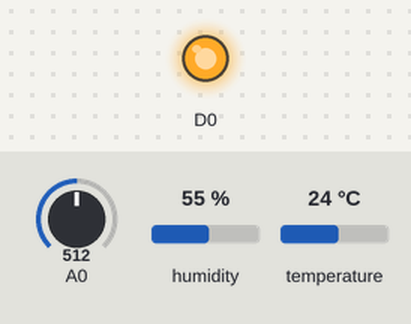
This sketch was run on a simulated ESP8266 (NodeMCU). Parts: output pins drawn as LEDs (lit = HIGH). The test bench sets the inputs (shaded band); at power-on: A0 = 512, humidity 55 %, temperature 24 °C. WiFi joins after 1.5 s; servers stay silent unless stated; uploads are accepted with an empty reply; what the sketch prints to the serial monitor is not drawn.

Above: at 0.1 s.
At 1.6 s:
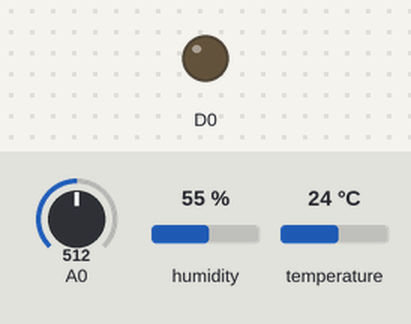
Timing chart, 0 to 3.1 s (numbered marks = the images above):
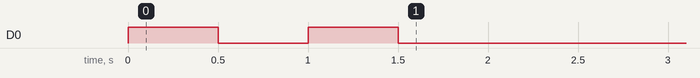

The sketch:

harware_code.ino
```cpp
// Include the DHT11 library for interfacing with the sensor.
#include <DHT11.h>
#include <SoftwareSerial.h>
#include <Arduino.h>
#include <ESP8266WiFi.h>
#include <ESP8266HTTPClient.h>
#include <WiFiClientSecureBearSSL.h>
#include <Arduino_JSON.h>
#include <Wire.h>

// Replace with your network credentials
const char* ssid = "WIFISSID";
const char* password = "WIFIPASS";
String authtoken;

// Define the RX and TX pins for Software Serial 2
#define NPK_RX 12
#define NPK_TX 14

const byte temp[] = {0X01,0X03, 0X00,0X12,0X00,0X02,0x64,0x0E};
const byte soil_ph[] = {0x01,0x03, 0x00, 0x06, 0x00, 0x01, 0x64, 0x0B};
const byte ec[] = {0x01,0x03, 0x00, 0x15, 0x00, 0x01, 0x95, 0xCE};
const byte nitro[] = { 0x01, 0x03, 0x00, 0x1E, 0x00, 0x01, 0xE4, 0x0C };
const byte phos[] = { 0x01, 0x03, 0x00, 0x1f, 0x00, 0x01, 0xb5, 0xcc };
const byte pota[] = { 0x01, 0x03, 0x00, 0x20, 0x00, 0x01, 0x85, 0xc0 };

SoftwareSerial mod(NPK_RX,NPK_TX);////// TX AND RX

DHT11 dht11(2);


#define MAX_ADC_READING           1023
#define ADC_REF_VOLTAGE           5.0
#define REF_RESISTANCE            130
#define LUX_CALC_SCALAR           12518931
#define LUX_CALC_EXPONENT         -1.405

float humidity_val = 0;
float temperature_val = 0;
float potassium_val = 0;
float nitrogen_val = 0;
float phosphorus_val = 0;
float electrical_conductivity_val = 0;
float ph_val = 0;

void setup() {
  mod.begin(9600);
  Serial.begin(9600);
  pinMode(D0,OUTPUT);
  Serial.println();
  Serial.println();
  Serial.println();

  //Connect to Wi-Fi
  WiFi.mode(WIFI_STA);
  WiFi.begin(ssid, password);
  Serial.print("Connecting to WiFi ..");
  while (WiFi.status() != WL_CONNECTED) {
    digitalWrite(D0,HIGH);
    delay(500);
    digitalWrite(D0,LOW);
    delay(500);
  Serial.print('.');
  }

  if ((WiFi.status() == WL_CONNECTED)) {
  digitalWrite(D0,LOW);
  Serial.print("Wifi Connected..!");

  std::unique_ptr<BearSSL::WiFiClientSecure>client(new BearSSL::WiFiClientSecure);
  // Ignore SSL certificate validation
  client->setInsecure();
  //create an HTTPClient instance
  HTTPClient https;
  //Initializing an HTTPS communication using the secure client
  Serial.print("[HTTPS] begin...\n");
  //Salesforce login endpoint
  if (https.begin(*client, "https://login.salesforce.com/services/oauth2/token")) {
    Serial.print("GETTING Salesforce Access Token...\n");
    // start connection and send HTTP header
    https.addHeader("Content-Type","application/x-www-form-urlencoded");
    //salesforce authorisation
    String httpRequestData = "grant_type=password&client_id={CLIENT_ID}&client_secret={CLIENT_SECRET}&username={USERNAME}&password={PASS}";
    int httpCode = https.POST(httpRequestData);
    // httpCode will be negative on error
    if (httpCode > 0) {
      // get the status code
      Serial.printf("[HTTPS] Status Code: %d\n", httpCode);
      // Record insertion has been successful
      if (httpCode == HTTP_CODE_OK || httpCode == HTTP_CODE_MOVED_PERMANENTLY) {
        String payload = https.getString();
        JSONVar myObject = JSON.parse(payload);
        if (JSON.typeof(myObject) == "undefined") {
          Serial.println("Parsing input failed!");
          return;
        }
        authtoken=String(myObject["access_token"]);
        Serial.println(myObject["access_token"]);
      }
    } else {Serial.printf("[HTTPS] Inserting record... failed, error: %s\n", https.errorToString(httpCode).c_str());}
    https.end();
    } else {Serial.printf("[HTTPS] Unable to connect\n");}
  }
  Serial.println();
  Serial.println("Waiting 10secs before the next round...");
  delay(10000);
}


void loop(void) {
  int temperature = 0;
  int humidity = 0;
  int result = dht11.readTemperatureHumidity(temperature, humidity);

  int   ldrRawData;
  float resistorVoltage, ldrVoltage;
  float ldrResistance;
  float ldrLux;

  ldrRawData = analogRead(A0);
  resistorVoltage = (float)ldrRawData / MAX_ADC_READING * ADC_REF_VOLTAGE;
  ldrVoltage = ADC_REF_VOLTAGE - resistorVoltage;
  ldrResistance = ldrVoltage / resistorVoltage * REF_RESISTANCE;
  ldrLux = LUX_CALC_SCALAR * pow(ldrResistance, LUX_CALC_EXPONENT);

  delay(250);
  stemp_shum();
  delay(250);
  nitogen_sensor();
  delay(250);
  p_sensor();
  delay(250);
  k_sensor();
  delay(250);
  ph();
  delay(250);
  econd();
  delay(250);

  if ((WiFi.status() == WL_CONNECTED) && authtoken != "") {

  digitalWrite(D0,LOW);
  std::unique_ptr<BearSSL::WiFiClientSecure>client(new BearSSL::WiFiClientSecure);
  client->setInsecure();
  HTTPClient https;
  Serial.print("Sensor data sending begin...\n");
  if (https.begin(*client, "https://agno-dev-ed.develop.my.salesforce.com/services/data/v40.0/sobjects/Agrosphere_IoT__e")) {
    Serial.print("Preparing to send data...\n");
    https.addHeader("Authorization", "Bearer "+authtoken);
    https.addHeader("Content-Type", "application/json");
    String httpRequestData = "{";
    httpRequestData += "\"Atmosphere_Temperature__c\":" + String(temperature) + ",";
    httpRequestData += "\"Atmosphere_Humidity__c\":" + String(humidity) + ",";
    httpRequestData += "\"Soil_Nitrogen__c\":" + String(nitrogen_val) + ",";
    httpRequestData += "\"Soil_Phosphorus__c\":" + String(phosphorus_val) + ",";
    httpRequestData += "\"Soil_Potassium__c\":" + String(potassium_val) + ",";
    httpRequestData += "\"Soil_Ph__c\":" + String(ph_val) + ",";
    httpRequestData += "\"Soil_Moisture_Percentage__c\":" + String(humidity_val) + ","; // 1.8
    httpRequestData += "\"Soil_Temperature__c\":" + String(temperature_val) + ",";
    httpRequestData += "\"Soil_Electric_Conductivity__c\":" + String(electrical_conductivity_val)+",";
    httpRequestData += "\"Rain_Percentage__c\":0,";
    httpRequestData += "\"Light_Intensity__c\":" + String(ldrLux)+",";
    httpRequestData += "\"Transmitter_Battery__c\":90,";
    httpRequestData += "\"DeviceId__c\":\"AGROSPHERE-2025\"";
    httpRequestData += "}";
    Serial.println(httpRequestData);
    int httpCode = https.POST(httpRequestData);
    if (httpCode > 0) {
      Serial.printf("[HTTPS] Send data status ... code: %d\n", httpCode);
      if (httpCode == HTTP_CODE_OK || httpCode == HTTP_CODE_MOVED_PERMANENTLY || httpCode == 201) {
        String payload = https.getString();
        Serial.println(payload);
      }else{
      }
    } else {
      Serial.printf("[HTTPS] Send Data... failed, error: %s\n", https.errorToString(httpCode).c_str());
    }
    https.end();
  } else {Serial.printf("[HTTPS] Unable to connect\n");}
  Serial.println();
  Serial.println("Waiting 15secs before the next round...");
  delay(25000);
  }else if(authtoken == ""){
    delay(200);
  }else{
  digitalWrite(D0,HIGH);
  delay(500);
  digitalWrite(D0,LOW);
  delay(500);
}
delay(1000);
}


 void stemp_shum(){
  byte receivedData[9];
  delay(10);
  if(mod.write(temp,sizeof(temp))==8){
    mod.readBytes(receivedData,sizeof(receivedData));
    unsigned int humidity = (receivedData[3]<<8|receivedData[4]);
    unsigned int tempe = (receivedData[5]<<8|receivedData[6]);
    tempe = tempe/10;
    humidity = humidity/10;
    humidity_val = (float) humidity;
    temperature_val = (float) tempe;
  }
}

 void nitogen_sensor(){
  byte receivedData[9];
  delay(10);
  if(mod.write(nitro,sizeof(nitro))==8){
    mod.readBytes(receivedData,sizeof(receivedData));
    unsigned int nitrogetn = (receivedData[3]<<8|receivedData[4]);
    nitrogen_val = (float) nitrogetn;
  }
}


 void p_sensor(){
  byte receivedData[9];
  delay(10);
  if(mod.write(phos,sizeof(phos))==8){
    mod.readBytes(receivedData,sizeof(receivedData));
    unsigned int phosphorus = (receivedData[3]<<8|receivedData[4]);
    phosphorus_val = (float) phosphorus;
  }
}

 void k_sensor(){
  byte receivedData[9];
  delay(10);
  if(mod.write(pota,sizeof(pota))==8){
    mod.readBytes(receivedData,sizeof(receivedData));
    unsigned int potassium = (receivedData[3]<<8|receivedData[4]);
    potassium_val = (float) potassium;
  }
}


void ph(){
  byte receivedData[9];
  delay(10);
  if(mod.write(soil_ph,sizeof(soil_ph))==8){
    mod.readBytes(receivedData,sizeof(receivedData));
    unsigned int ph_val_sensor = (receivedData[3]<<8|receivedData[4]);
    ph_val = (float) ph_val_sensor/100;
  }
}


void econd(){
  byte receivedData[9];
  delay(10);
  if(mod.write(ec,sizeof(ec))==8){
    mod.readBytes(receivedData,sizeof(receivedData));
    unsigned int ec_soil = (receivedData[3]<<8|receivedData[4]);
    electrical_conductivity_val = (float) ec_soil;
  }
}
```
